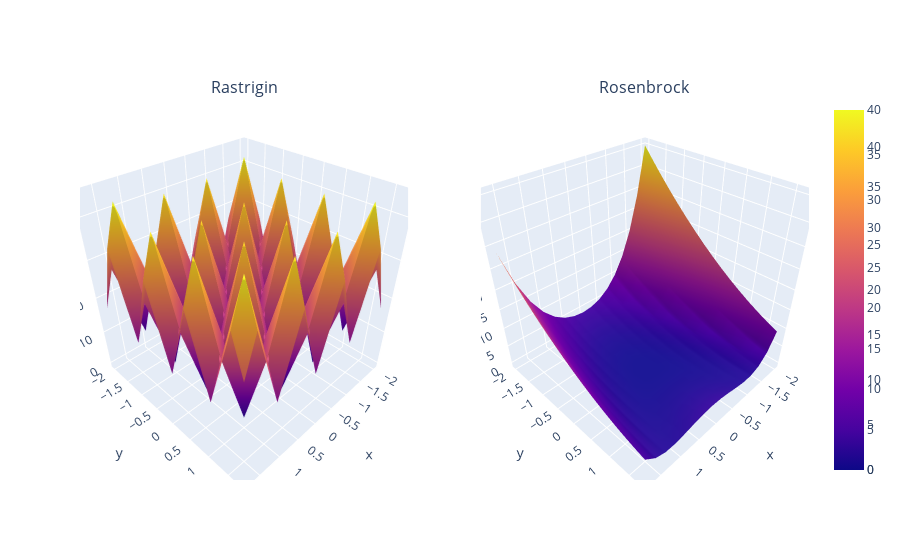

Notebook code cell kept with this figure:
### Code cell
rast = plot_function(rastrigin)
rosen = plot_function(rosenbrock)

# Create subplots
fig = make_subplots(rows=1, 
                    cols=2, 
                    subplot_titles=['Rastrigin', 'Rosenbrock'],
                    specs=[[{'type': 'surface'}, {'type': 'surface'}]]
                    )

# Plotting benchmark functions
fig.add_trace(rast.data[0], row=1, col=1)
fig.add_trace(rosen.data[0], row=1, col=2)

fig.show()

### Figure 1 — Plotly figure (JSON) as saved in the notebook; plotly's stock layout.template omitted (floating-point values rounded to 4 significant figures; data arrays with more than 128 entries replaced by an {"elided": "..."} marker saying what was removed)
{"data": [{"scene": "scene", "type": "surface", "x": {"elided": "16x16 float values"}, "y": {"elided": "16x16 float values"}, "z": {"elided": "16x16 float values"}}, {"scene": "scene2", "type": "surface", "x": {"elided": "16x16 float values"}, "y": {"elided": "16x16 float values"}, "z": {"elided": "16x16 float values"}}], "layout": {"annotations": [{"font": {"size": 16}, "showarrow": false, "text": "Rastrigin", "x": 0.225, "xanchor": "center", "xref": "paper", "y": 1, "yanchor": "bottom", "yref": "paper"}, {"font": {"size": 16}, "showarrow": false, "text": "Rosenbrock", "x": 0.775, "xanchor": "center", "xref": "paper", "y": 1, "yanchor": "bottom", "yref": "paper"}], "scene": {"domain": {"x": [0, 0.45], "y": [0, 1]}}, "scene2": {"domain": {"x": [0.55, 1], "y": [0, 1]}}}}
